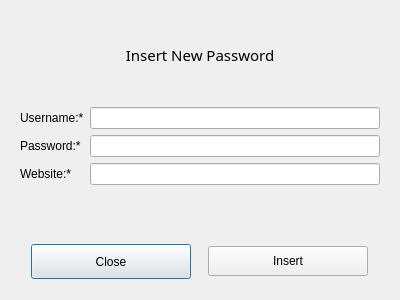
<?xml version="1.0" encoding="UTF-8"?>
<ui version="4.0">
 <class>ItemInsertionDialog</class>
 <widget class="QDialog" name="ItemInsertionDialog">
  <property name="geometry">
   <rect>
    <x>0</x>
    <y>0</y>
    <width>400</width>
    <height>300</height>
   </rect>
  </property>
  <property name="windowTitle">
   <string>Dialog</string>
  </property>
  <layout class="QVBoxLayout" name="verticalLayout">
   <property name="bottomMargin">
    <number>0</number>
   </property>
   <item>
    <widget class="QStackedWidget" name="stackedWidget">
     <widget class="QWidget" name="InsertionPage">
      <layout class="QVBoxLayout" name="verticalLayout_2">
       <property name="spacing">
        <number>0</number>
       </property>
       <property name="leftMargin">
        <number>0</number>
       </property>
       <property name="topMargin">
        <number>0</number>
       </property>
       <property name="rightMargin">
        <number>0</number>
       </property>
       <property name="bottomMargin">
        <number>0</number>
       </property>
       <item>
        <widget class="QLabel" name="label_4">
         <property name="font">
          <font>
           <family>Segoe UI Black</family>
           <pointsize>11</pointsize>
          </font>
         </property>
         <property name="text">
          <string>Insert New Password</string>
         </property>
         <property name="alignment">
          <set>Qt::AlignCenter</set>
         </property>
        </widget>
       </item>
       <item>
        <widget class="QWidget" name="widget" native="true">
         <layout class="QGridLayout" name="gridLayout">
          <item row="1" column="1">
           <widget class="QLineEdit" name="passwordLineEdit"/>
          </item>
          <item row="2" column="0">
           <widget class="QLabel" name="label_3">
            <property name="font">
             <font>
              <pointsize>9</pointsize>
             </font>
            </property>
            <property name="text">
             <string>Website:*</string>
            </property>
           </widget>
          </item>
          <item row="2" column="1">
           <widget class="QLineEdit" name="websiteLineEdit"/>
          </item>
          <item row="0" column="0">
           <widget class="QLabel" name="label">
            <property name="font">
             <font>
              <pointsize>9</pointsize>
             </font>
            </property>
            <property name="text">
             <string>Username:*</string>
            </property>
           </widget>
          </item>
          <item row="1" column="0">
           <widget class="QLabel" name="label_2">
            <property name="font">
             <font>
              <pointsize>9</pointsize>
             </font>
            </property>
            <property name="text">
             <string>Password:*</string>
            </property>
           </widget>
          </item>
          <item row="0" column="1">
           <widget class="QLineEdit" name="usernameLineEdit"/>
          </item>
          <item row="3" column="0" colspan="2">
           <widget class="QLabel" name="resultLabel">
            <property name="font">
             <font>
              <pointsize>9</pointsize>
             </font>
            </property>
            <property name="text">
             <string/>
            </property>
           </widget>
          </item>
         </layout>
        </widget>
       </item>
       <item>
        <widget class="QWidget" name="widget_2" native="true">
         <layout class="QHBoxLayout" name="horizontalLayout">
          <property name="bottomMargin">
           <number>0</number>
          </property>
          <item>
           <widget class="QPushButton" name="cancelPushButton">
            <property name="minimumSize">
             <size>
              <width>0</width>
              <height>35</height>
             </size>
            </property>
            <property name="maximumSize">
             <size>
              <width>160</width>
              <height>16777215</height>
             </size>
            </property>
            <property name="text">
             <string>Close</string>
            </property>
           </widget>
          </item>
          <item>
           <widget class="QPushButton" name="inserPushButton">
            <property name="sizePolicy">
             <sizepolicy hsizetype="Minimum" vsizetype="Fixed">
              <horstretch>0</horstretch>
              <verstretch>0</verstretch>
             </sizepolicy>
            </property>
            <property name="minimumSize">
             <size>
              <width>160</width>
              <height>30</height>
             </size>
            </property>
            <property name="maximumSize">
             <size>
              <width>160</width>
              <height>16777215</height>
             </size>
            </property>
            <property name="text">
             <string>Insert</string>
            </property>
           </widget>
          </item>
         </layout>
        </widget>
       </item>
      </layout>
     </widget>
     <widget class="QWidget" name="EditionPage">
      <layout class="QVBoxLayout" name="verticalLayout_3">
       <property name="spacing">
        <number>0</number>
       </property>
       <property name="leftMargin">
        <number>0</number>
       </property>
       <property name="topMargin">
        <number>0</number>
       </property>
       <property name="rightMargin">
        <number>0</number>
       </property>
       <property name="bottomMargin">
        <number>0</number>
       </property>
       <item>
        <widget class="QLabel" name="label_8">
         <property name="font">
          <font>
           <family>Segoe UI Black</family>
           <pointsize>11</pointsize>
          </font>
         </property>
         <property name="text">
          <string>Edit item</string>
         </property>
         <property name="alignment">
          <set>Qt::AlignCenter</set>
         </property>
        </widget>
       </item>
       <item>
        <widget class="QWidget" name="widget_3" native="true">
         <layout class="QGridLayout" name="gridLayout_2">
          <property name="verticalSpacing">
           <number>9</number>
          </property>
          <item row="5" column="0" colspan="2">
           <widget class="QLabel" name="resultLabel_2">
            <property name="font">
             <font>
              <pointsize>9</pointsize>
             </font>
            </property>
            <property name="text">
             <string/>
            </property>
           </widget>
          </item>
          <item row="1" column="1">
           <widget class="QLineEdit" name="passwordLineEdit_2"/>
          </item>
          <item row="2" column="0">
           <widget class="QLabel" name="label_5">
            <property name="font">
             <font>
              <pointsize>9</pointsize>
             </font>
            </property>
            <property name="text">
             <string>Website:*</string>
            </property>
           </widget>
          </item>
          <item row="0" column="1">
           <widget class="QLineEdit" name="usernameLineEdit_2"/>
          </item>
          <item row="1" column="0">
           <widget class="QLabel" name="label_7">
            <property name="font">
             <font>
              <pointsize>9</pointsize>
             </font>
            </property>
            <property name="text">
             <string>Password:*</string>
            </property>
           </widget>
          </item>
          <item row="2" column="1">
           <widget class="QLineEdit" name="websiteLineEdit_2"/>
          </item>
          <item row="0" column="0">
           <widget class="QLabel" name="label_6">
            <property name="minimumSize">
             <size>
              <width>100</width>
              <height>0</height>
             </size>
            </property>
            <property name="font">
             <font>
              <pointsize>9</pointsize>
             </font>
            </property>
            <property name="text">
             <string>Username:*</string>
            </property>
           </widget>
          </item>
          <item row="3" column="0">
           <widget class="QLabel" name="label_9">
            <property name="text">
             <string>Owner:</string>
            </property>
           </widget>
          </item>
          <item row="3" column="1">
           <widget class="QLineEdit" name="lineEdit"/>
          </item>
         </layout>
        </widget>
       </item>
       <item>
        <widget class="QWidget" name="widget_4" native="true">
         <layout class="QHBoxLayout" name="horizontalLayout_2">
          <property name="bottomMargin">
           <number>0</number>
          </property>
          <item>
           <widget class="QPushButton" name="cancelPushButton_2">
            <property name="minimumSize">
             <size>
              <width>0</width>
              <height>35</height>
             </size>
            </property>
            <property name="maximumSize">
             <size>
              <width>160</width>
              <height>16777215</height>
             </size>
            </property>
            <property name="text">
             <string>Close</string>
            </property>
           </widget>
          </item>
          <item>
           <widget class="QPushButton" name="inserPushButton_2">
            <property name="sizePolicy">
             <sizepolicy hsizetype="Minimum" vsizetype="Fixed">
              <horstretch>0</horstretch>
              <verstretch>0</verstretch>
             </sizepolicy>
            </property>
            <property name="minimumSize">
             <size>
              <width>160</width>
              <height>30</height>
             </size>
            </property>
            <property name="maximumSize">
             <size>
              <width>160</width>
              <height>16777215</height>
             </size>
            </property>
            <property name="text">
             <string>Apply</string>
            </property>
           </widget>
          </item>
         </layout>
        </widget>
       </item>
      </layout>
     </widget>
    </widget>
   </item>
  </layout>
 </widget>
 <resources/>
 <connections/>
</ui>
